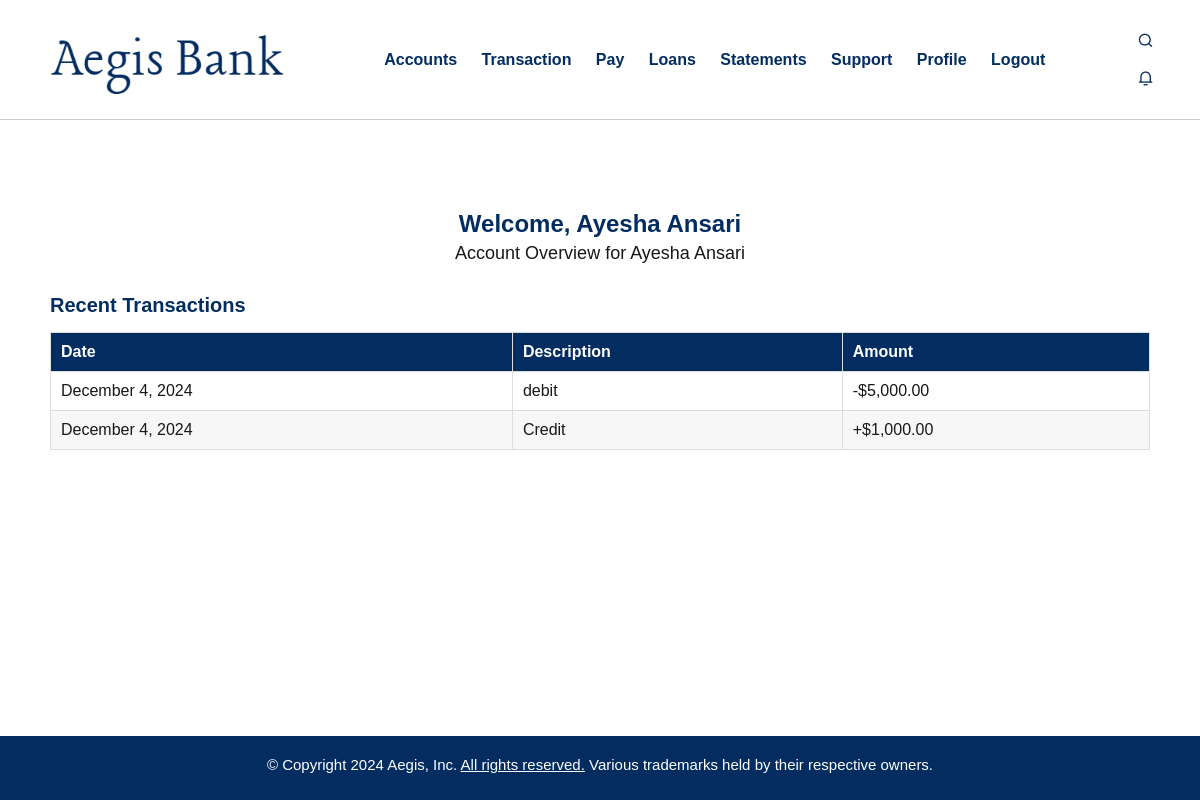
The page /Bankpages/Bank_transaction.php (signed in) on the database its author committed.
### tables this page shows
CREATE TABLE `customer` (
  `customerId` int(11) NOT NULL,
  `account_accountID` int(11) NOT NULL,
  `Name` varchar(50) NOT NULL,
  `Email` varchar(100) NOT NULL,
  `Address` varchar(100) NOT NULL,
  `DateOfBirth` date NOT NULL,
  `Phone` int(11) NOT NULL,
  `UserPassword` varchar(11) NOT NULL
);

CREATE TABLE `transaction` (
  `transactionID` int(11) NOT NULL,
  `account_AccountID` int(20) NOT NULL,
  `transactionDate` date NOT NULL,
  `transactionType` varchar(100) NOT NULL,
  `transactionAmount` double NOT NULL
);

### Bankpages/Bank_transaction.php (the view, shortened to what this page needs)
<?php
include '../connection.php';
$customerID = $_SESSION['customerId'];
$sql_user = "SELECT Name, account_accountID FROM Customer WHERE CustomerId = ?";
$stmt_user = $conn->prepare($sql_user);
$stmt_user->bind_param("s", $customerID);
$stmt_user->execute();
$result_user = $stmt_user->get_result();
$user = $result_user->fetch_assoc();
$accountID = $user['account_accountID'];
$sql_transactions = "SELECT transactionDate, transactionType, transactionAmount FROM transaction WHERE account_AccountID = ? ORDER BY transactionDate DESC LIMIT 6";
$stmt_transactions = $conn->prepare($sql_transactions);
$stmt_transactions->bind_param("s", $accountID);
$stmt_transactions->execute();
$result_transactions = $stmt_transactions->get_result();
?>
<!DOCTYPE html>
<html lang="en">
<head>
    <link rel="stylesheet" href="../css/BankHome.css">
    <link href="https://cdn.jsdelivr.net/npm/remixicon@4.3.0/fonts/remixicon.css" rel="stylesheet"/>
    <link rel="stylesheet" href="https://cdnjs.cloudflare.com/ajax/libs/font-awesome/6.6.0/css/all.min.css">
</head>
<body>
<div id="main" style="height:92%;">
    <header id="header">
        <div id="logo">
            <img src="../logo.png" width="75px" alt="Bank Logo">
        </div>
        <nav class="nav-links">
            <a href="../Bankhome.php">Accounts</a>
            <a href="Bank_transaction.php">Transaction</a>
            <a href="Bank_pay.php">Pay</a>
            <a href="Bank_loan.php">Loans</a>
            <a href="Bank_stats.php">Statements</a>
            <a href="Bank_support.php">Support</a>
            <a href="Bank_profile.php">Profile</a>
            <a href="Bank_logout.php">Logout</a>
        </nav>
        <div class="icon-group">
            <div class="icon"><i class="ri-search-line"></i></div>
            <div class="icon"><i class="ri-notification-3-line"></i></div>
        </div>
    </header>
    <div class="user-info">
        <h1>Welcome, <?php echo htmlspecialchars($user['Name']); ?></h1>
        <p>Account Overview for <?php echo htmlspecialchars($user['Name']); ?></p>
        <div class="transactions">
            <h2>Recent Transactions</h2>
            <table>
                <thead>
                    <tr>
                        <th>Date</th>
                        <th>Description</th>
                        <th>Amount</th>
                    </tr>
                </thead>
                <tbody>
                    <?php while ($transaction = $result_transactions->fetch_assoc()): ?>
                        <tr>
                            <td><?php echo date("F j, Y", strtotime($transaction['transactionDate'])); ?></td>
                            <td><?php echo htmlspecialchars($transaction['transactionType']); ?></td>
                            <td><?php echo ($transaction['transactionType'] == "debit" ? "-" : "+") . "$" . number_format($transaction['transactionAmount'], 2); ?></td>
                        </tr>
                    <?php endwhile; ?>
                </tbody>
            </table>
        </div>
    </div>
</div>
<footer id="footer">
    <div class="footer-content">
        <p>© Copyright 2024 Aegis, Inc. <u>All rights reserved.</u> Various trademarks held by their respective owners.</p>
    </div>
</footer>
</body>
</html>

### css/BankHome.css (style rules this page uses)
* { margin: 0%; padding: 0%; box-sizing: border-box; font-family: 'Gill Sans', sans-serif; }
html, body { height: 100%; width: 100%; }
#main { height: 100%; width: 100%; padding-top: 15%; }
#header { height: 15%; width: 100%; position: fixed; display: flex; align-items: center; background-color: white; justify-content: space-around; border-bottom: 1px solid #ccc; z-index: 10; top: 0; }
#logo { height: 70%; }
#logo img { width: 100%; height: 100%; object-fit: cover; }
.nav-links a { color: #032D60; font-weight: 700; text-decoration: none; margin: 0 10px; }
.icon-group .icon { padding: 10px; border-radius: 50%; color: #032D60; cursor: pointer; }
.user-info { padding: 20px; margin-top: 10px; color: #032D60; text-align: center; }
.user-info h1 { font-weight: bold; font-size: 24px; }
.user-info p { font-size: 18px; margin-top: 5px; color: #181818; }
.transactions { margin: 30px; text-align: left; }
.transactions h2 { color: #032D60; margin-bottom: 15px; font-weight: bold; font-size: 20px; }
.transactions table { width: 100%; border-collapse: collapse; }
.transactions th, .transactions td { padding: 10px; border: 1px solid #ddd; text-align: left; }
.transactions th { background-color: #032D60; color: white; }
.transactions td { font-size: 16px; color: #181818; }
.transactions tr:nth-child(even) { background-color: #f7f7f7; }
#footer { height: 8%; width: 100%; background-color: #032D60; padding: 20px 0; text-align: center; color: white; font-size: 14px; }
.footer-content { display: flex; flex-direction: column; align-items: center; }
.footer-content p { margin-bottom: 10px; font-size: 15px; }

### rows shown on the page
customer: Name "Ayesha Ansari"
transaction: transactionDate "December 4, 2024", transactionType "debit", transactionAmount "5,000.00"
transaction: transactionDate "December 4, 2024", transactionType "Credit", transactionAmount "1,000.00"
